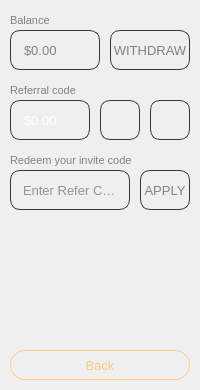
<?xml version="1.0" encoding="UTF-8"?>
<ui version="4.0">
 <class>ReferBalanceView</class>
 <widget class="QWidget" name="ReferBalanceView">
  <property name="geometry">
   <rect>
    <x>0</x>
    <y>0</y>
    <width>200</width>
    <height>390</height>
   </rect>
  </property>
  <property name="minimumSize">
   <size>
    <width>200</width>
    <height>390</height>
   </size>
  </property>
  <property name="maximumSize">
   <size>
    <width>200</width>
    <height>390</height>
   </size>
  </property>
  <property name="windowTitle">
   <string>OctoVault VPN</string>
  </property>
  <widget class="QPushButton" name="btnBack">
   <property name="geometry">
    <rect>
     <x>10</x>
     <y>350</y>
     <width>180</width>
     <height>30</height>
    </rect>
   </property>
   <property name="font">
    <font>
     <pointsize>10</pointsize>
    </font>
   </property>
   <property name="styleSheet">
    <string notr="true">QPushButton{
background:transparent;
border: 1px solid #FACA7F;
border-radius: 15px;
color:#FACA7F;
}</string>
   </property>
   <property name="text">
    <string>Back</string>
   </property>
  </widget>
  <widget class="QWidget" name="balanceHolder" native="true">
   <property name="geometry">
    <rect>
     <x>10</x>
     <y>30</y>
     <width>90</width>
     <height>40</height>
    </rect>
   </property>
   <property name="styleSheet">
    <string notr="true">QWidget{
background:transparent;
border: 1px solid #36353a;
border-radius: 10px;
}

QWidget:hover{
background:transparent;
border: 1px solid #FACA7F;
border-radius: 10px;
}</string>
   </property>
   <widget class="QLabel" name="lblBalance">
    <property name="geometry">
     <rect>
      <x>10</x>
      <y>10</y>
      <width>70</width>
      <height>20</height>
     </rect>
    </property>
    <property name="font">
     <font>
      <pointsize>10</pointsize>
     </font>
    </property>
    <property name="styleSheet">
     <string notr="true">QLabel{
color:#818083;
border-color:transparent;
}</string>
    </property>
    <property name="text">
     <string>$0.00</string>
    </property>
   </widget>
  </widget>
  <widget class="QLabel" name="lblBalanceHeader">
   <property name="geometry">
    <rect>
     <x>10</x>
     <y>10</y>
     <width>180</width>
     <height>20</height>
    </rect>
   </property>
   <property name="font">
    <font>
     <pointsize>8</pointsize>
    </font>
   </property>
   <property name="styleSheet">
    <string notr="true">QLabel{
color:#818083;
}</string>
   </property>
   <property name="text">
    <string>Balance</string>
   </property>
  </widget>
  <widget class="QPushButton" name="btnWithdraw">
   <property name="geometry">
    <rect>
     <x>110</x>
     <y>30</y>
     <width>80</width>
     <height>40</height>
    </rect>
   </property>
   <property name="font">
    <font>
     <pointsize>10</pointsize>
    </font>
   </property>
   <property name="styleSheet">
    <string notr="true">QPushButton{
background:transparent;
border: 1px solid #36353a;
border-radius: 10px;
color:#818083;
}</string>
   </property>
   <property name="text">
    <string>WITHDRAW</string>
   </property>
  </widget>
  <widget class="QLabel" name="lblReferHeader">
   <property name="geometry">
    <rect>
     <x>10</x>
     <y>80</y>
     <width>180</width>
     <height>20</height>
    </rect>
   </property>
   <property name="font">
    <font>
     <pointsize>8</pointsize>
    </font>
   </property>
   <property name="styleSheet">
    <string notr="true">QLabel{
color:#818083;
}</string>
   </property>
   <property name="text">
    <string>Referral code</string>
   </property>
  </widget>
  <widget class="QWidget" name="ReferHolder" native="true">
   <property name="geometry">
    <rect>
     <x>10</x>
     <y>100</y>
     <width>80</width>
     <height>40</height>
    </rect>
   </property>
   <property name="styleSheet">
    <string notr="true">QWidget{
border-color:transparent;
border: 1px solid #36353a;
border-radius: 10px;
}

QWidget:hover{
background:transparent;
border: 1px solid #FACA7F;
border-radius: 10px;
}</string>
   </property>
   <widget class="QLabel" name="lblRefer">
    <property name="geometry">
     <rect>
      <x>10</x>
      <y>10</y>
      <width>60</width>
      <height>20</height>
     </rect>
    </property>
    <property name="font">
     <font>
      <pointsize>10</pointsize>
     </font>
    </property>
    <property name="styleSheet">
     <string notr="true">QLabel{
color:#FFFFFF;
border-color:transparent;
}</string>
    </property>
    <property name="text">
     <string>$0.00</string>
    </property>
   </widget>
  </widget>
  <widget class="QPushButton" name="btnCopy">
   <property name="geometry">
    <rect>
     <x>100</x>
     <y>100</y>
     <width>40</width>
     <height>40</height>
    </rect>
   </property>
   <property name="font">
    <font>
     <pointsize>10</pointsize>
    </font>
   </property>
   <property name="styleSheet">
    <string notr="true">QPushButton{
background:transparent;
border: 1px solid #36353a;
border-radius: 10px;
color:#818083;
}</string>
   </property>
   <property name="text">
    <string/>
   </property>
   <property name="icon">
    <iconset resource="../assets/assets.qrc">
     <normaloff>:/img/images/icon_copy.png</normaloff>:/img/images/icon_copy.png</iconset>
   </property>
  </widget>
  <widget class="QPushButton" name="btnShare">
   <property name="geometry">
    <rect>
     <x>150</x>
     <y>100</y>
     <width>40</width>
     <height>40</height>
    </rect>
   </property>
   <property name="font">
    <font>
     <pointsize>10</pointsize>
    </font>
   </property>
   <property name="styleSheet">
    <string notr="true">QPushButton{
background:transparent;
border: 1px solid #36353a;
border-radius: 10px;
color:#818083;
}</string>
   </property>
   <property name="text">
    <string/>
   </property>
   <property name="icon">
    <iconset resource="../assets/assets.qrc">
     <normaloff>:/img/images/icon_share.png</normaloff>:/img/images/icon_share.png</iconset>
   </property>
  </widget>
  <widget class="QLabel" name="lblRedeemHeader">
   <property name="geometry">
    <rect>
     <x>10</x>
     <y>150</y>
     <width>180</width>
     <height>20</height>
    </rect>
   </property>
   <property name="font">
    <font>
     <pointsize>8</pointsize>
    </font>
   </property>
   <property name="styleSheet">
    <string notr="true">QLabel{
color:#818083;
}</string>
   </property>
   <property name="text">
    <string>Redeem your invite code</string>
   </property>
  </widget>
  <widget class="QWidget" name="redeemHolder" native="true">
   <property name="geometry">
    <rect>
     <x>10</x>
     <y>170</y>
     <width>120</width>
     <height>40</height>
    </rect>
   </property>
   <property name="styleSheet">
    <string notr="true">QWidget{
border-color:transparent;
border: 1px solid #36353a;
border-radius: 10px;
}

QWidget:hover{
background:transparent;
border: 1px solid #FACA7F;
border-radius: 10px;
}</string>
   </property>
   <widget class="QLineEdit" name="editRedeem">
    <property name="geometry">
     <rect>
      <x>10</x>
      <y>5</y>
      <width>100</width>
      <height>30</height>
     </rect>
    </property>
    <property name="font">
     <font>
      <pointsize>10</pointsize>
     </font>
    </property>
    <property name="styleSheet">
     <string notr="true">QLineEdit{
background:transparent;
padding-left:0px;
color: #36353a;
border-color: transparent;
}

QLineEdit:hover{
background:transparent;
padding-left:0px;
color: #FACA7F;
border-color: transparent;
}</string>
    </property>
    <property name="placeholderText">
     <string>Enter Refer Code</string>
    </property>
   </widget>
  </widget>
  <widget class="QPushButton" name="btnApply">
   <property name="geometry">
    <rect>
     <x>140</x>
     <y>170</y>
     <width>50</width>
     <height>40</height>
    </rect>
   </property>
   <property name="font">
    <font>
     <pointsize>10</pointsize>
    </font>
   </property>
   <property name="styleSheet">
    <string notr="true">QPushButton{
background:transparent;
border: 1px solid #36353a;
border-radius: 10px;
color:#818083;
}</string>
   </property>
   <property name="text">
    <string>APPLY</string>
   </property>
  </widget>
  <widget class="QLabel" name="lblSpinner">
   <property name="geometry">
    <rect>
     <x>85</x>
     <y>300</y>
     <width>30</width>
     <height>30</height>
    </rect>
   </property>
   <property name="text">
    <string/>
   </property>
   <property name="scaledContents">
    <bool>true</bool>
   </property>
  </widget>
 </widget>
 <resources>
  <include location="../assets/assets.qrc"/>
 </resources>
 <connections/>
</ui>
